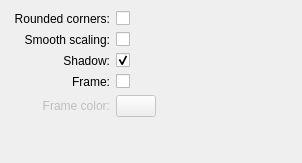
<?xml version="1.0" encoding="UTF-8"?>
<ui version="4.0">
 <class>AppearanceSettings</class>
 <widget class="QWidget" name="AppearanceSettings">
  <property name="geometry">
   <rect>
    <x>0</x>
    <y>0</y>
    <width>302</width>
    <height>163</height>
   </rect>
  </property>
  <layout class="QGridLayout" name="gridLayout">
   <item row="0" column="0">
    <widget class="QLabel" name="label">
     <property name="text">
      <string>Rounded corners:</string>
     </property>
     <property name="alignment">
      <set>Qt::AlignRight|Qt::AlignTrailing|Qt::AlignVCenter</set>
     </property>
     <property name="buddy">
      <cstring>roundCheckBox</cstring>
     </property>
    </widget>
   </item>
   <item row="1" column="0">
    <widget class="QLabel" name="label_2">
     <property name="text">
      <string>Smooth scaling:</string>
     </property>
     <property name="alignment">
      <set>Qt::AlignRight|Qt::AlignTrailing|Qt::AlignVCenter</set>
     </property>
     <property name="buddy">
      <cstring>smoothScaling</cstring>
     </property>
    </widget>
   </item>
   <item row="1" column="1" colspan="2">
    <widget class="QCheckBox" name="smoothScaling">
     <property name="toolTip">
      <string>Use smooth scaling when resizing pictures. Usually pictures look better this way, but it takes more time to load them.</string>
     </property>
     <property name="text">
      <string/>
     </property>
    </widget>
   </item>
   <item row="2" column="0">
    <widget class="QLabel" name="label_3">
     <property name="text">
      <string>Shadow:</string>
     </property>
     <property name="alignment">
      <set>Qt::AlignRight|Qt::AlignTrailing|Qt::AlignVCenter</set>
     </property>
     <property name="buddy">
      <cstring>shadowCheckBox</cstring>
     </property>
    </widget>
   </item>
   <item row="2" column="1" colspan="2">
    <widget class="QCheckBox" name="shadowCheckBox">
     <property name="sizePolicy">
      <sizepolicy hsizetype="Preferred" vsizetype="Fixed">
       <horstretch>0</horstretch>
       <verstretch>0</verstretch>
      </sizepolicy>
     </property>
     <property name="text">
      <string/>
     </property>
     <property name="checked">
      <bool>true</bool>
     </property>
    </widget>
   </item>
   <item row="3" column="0">
    <widget class="QLabel" name="label_4">
     <property name="text">
      <string>Frame:</string>
     </property>
     <property name="alignment">
      <set>Qt::AlignRight|Qt::AlignTrailing|Qt::AlignVCenter</set>
     </property>
     <property name="buddy">
      <cstring>frameCheckBox</cstring>
     </property>
    </widget>
   </item>
   <item row="3" column="1" colspan="2">
    <widget class="QCheckBox" name="frameCheckBox">
     <property name="text">
      <string/>
     </property>
    </widget>
   </item>
   <item row="4" column="0">
    <widget class="QLabel" name="changeFrameColorLabel">
     <property name="enabled">
      <bool>false</bool>
     </property>
     <property name="sizePolicy">
      <sizepolicy hsizetype="Minimum" vsizetype="Preferred">
       <horstretch>0</horstretch>
       <verstretch>0</verstretch>
      </sizepolicy>
     </property>
     <property name="text">
      <string>Frame color:</string>
     </property>
     <property name="alignment">
      <set>Qt::AlignRight|Qt::AlignTrailing|Qt::AlignVCenter</set>
     </property>
     <property name="buddy">
      <cstring>changeFrameColor</cstring>
     </property>
    </widget>
   </item>
   <item row="4" column="1">
    <widget class="KColorButton" name="changeFrameColor">
     <property name="enabled">
      <bool>false</bool>
     </property>
     <property name="sizePolicy">
      <sizepolicy hsizetype="Minimum" vsizetype="Fixed">
       <horstretch>0</horstretch>
       <verstretch>0</verstretch>
      </sizepolicy>
     </property>
     <property name="color">
      <color>
       <red>70</red>
       <green>90</green>
       <blue>130</blue>
      </color>
     </property>
     <property name="defaultColor">
      <color>
       <red>70</red>
       <green>90</green>
       <blue>130</blue>
      </color>
     </property>
    </widget>
   </item>
   <item row="4" column="2">
    <spacer>
     <property name="orientation">
      <enum>Qt::Horizontal</enum>
     </property>
     <property name="sizeHint" stdset="0">
      <size>
       <width>109</width>
       <height>21</height>
      </size>
     </property>
    </spacer>
   </item>
   <item row="0" column="1" colspan="2">
    <widget class="QCheckBox" name="roundCheckBox">
     <property name="text">
      <string/>
     </property>
    </widget>
   </item>
   <item row="5" column="0">
    <spacer name="verticalSpacer">
     <property name="orientation">
      <enum>Qt::Vertical</enum>
     </property>
     <property name="sizeHint" stdset="0">
      <size>
       <width>99</width>
       <height>153</height>
      </size>
     </property>
    </spacer>
   </item>
  </layout>
 </widget>
 <customwidgets>
  <customwidget>
   <class>KColorButton</class>
   <extends>QPushButton</extends>
   <header>kcolorbutton.h</header>
  </customwidget>
 </customwidgets>
 <resources/>
 <connections>
  <connection>
   <sender>frameCheckBox</sender>
   <signal>toggled(bool)</signal>
   <receiver>changeFrameColorLabel</receiver>
   <slot>setEnabled(bool)</slot>
   <hints>
    <hint type="sourcelabel">
     <x>208</x>
     <y>96</y>
    </hint>
    <hint type="destinationlabel">
     <x>59</x>
     <y>123</y>
    </hint>
   </hints>
  </connection>
  <connection>
   <sender>frameCheckBox</sender>
   <signal>toggled(bool)</signal>
   <receiver>changeFrameColor</receiver>
   <slot>setEnabled(bool)</slot>
   <hints>
    <hint type="sourcelabel">
     <x>208</x>
     <y>96</y>
    </hint>
    <hint type="destinationlabel">
     <x>154</x>
     <y>123</y>
    </hint>
   </hints>
  </connection>
 </connections>
</ui>
